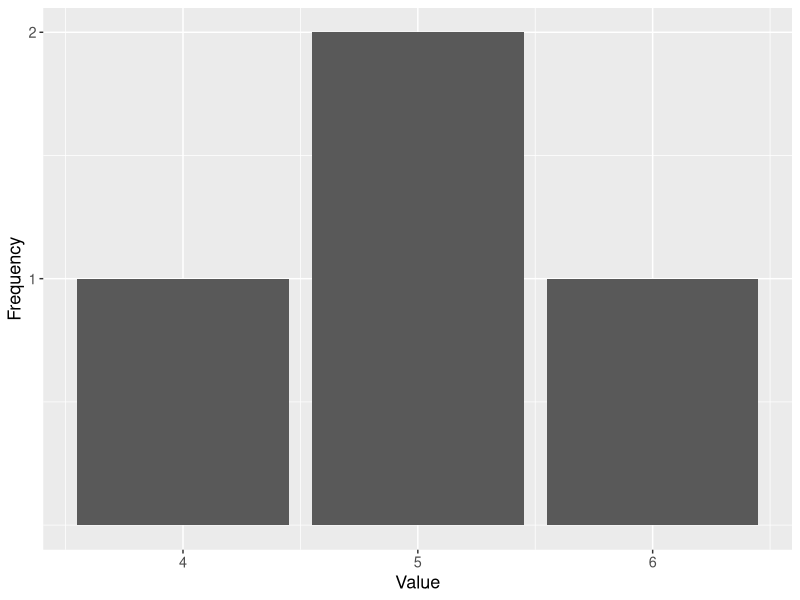
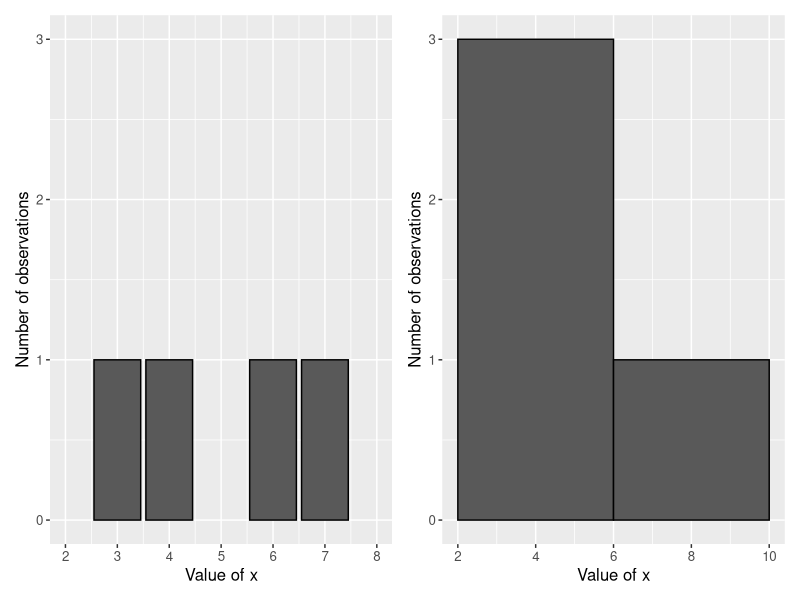
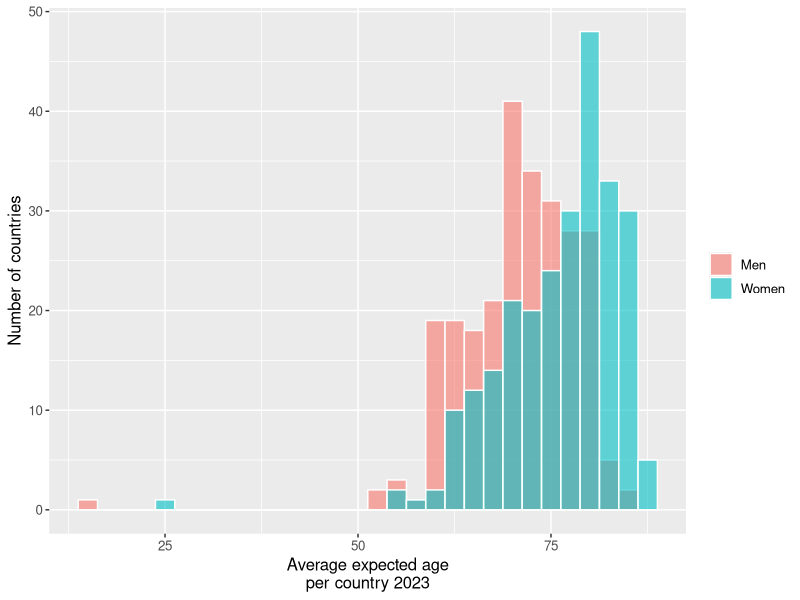
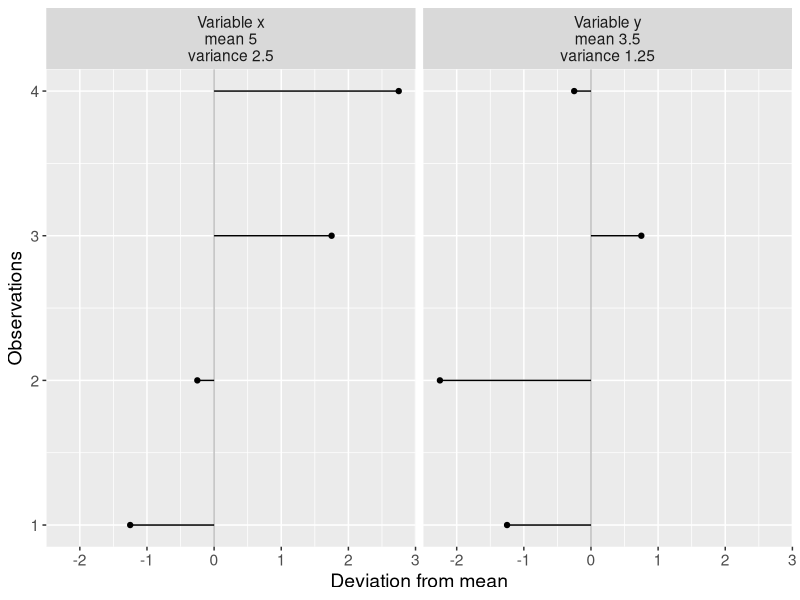

Reproduce these figures in R, in order.
## ---- chunk 1
library("tidyverse")
g_frekvens_ex1 <- tibble(value = 4:6, freq = c(1,2,1)) %>%
  ggplot(aes(y=freq, x=value)) + geom_col() +
  labs(x="Value", y="Frequency") +
  theme(axis.text.y=element_text(angle=0), text=element_text(size=13)) +
  scale_y_continuous(breaks=1:2)
g_frekvens_ex1
## ---- chunk 2
library("patchwork")
g_stapel_1 <- ggplot(tibble(x=c(3,4,6,7)), aes(x=x)) +
  geom_bar(color="black") +
  scale_y_continuous(breaks=0:3, labels=0:3, limits=c(0,3)) +
  scale_x_continuous(breaks=2:8, labels=2:8, limits=c(2,8)) +
  labs(x="Value of x", y="Number of observations") +
  theme(axis.text.y=element_text(angle=0), text=element_text(size=12))
g_stapel_2 <- ggplot(tibble(x=c(3,4,6,7)), aes(x=x)) +
  geom_histogram(bins=2, color="black") +
  labs(x="Value of x", y="Number of observations") +
  theme(axis.text.y=element_text(angle=0), text=element_text(size=12))
(g_stapel_1 + g_stapel_2)
## ---- chunk 3
g_histogram_lifeexp_men_women <- read_csv("data/life-expectancy-of-women-vs-life-expectancy-of-men.csv",
                                           show_col_types=FALSE) %>%
  filter(!is.na("World regions according to OWID"), Year==2022) %>%
  select(country=Entity, year=Year,
         lifeexp_women="Life expectancy - Sex: female - Age: 0 - Variant: estimates",
         lifeexp_men="Life expectancy - Sex: male - Age: 0 - Variant: estimates") %>%
  pivot_longer(c(lifeexp_women, lifeexp_men)) %>%
  ggplot(aes(x=value, fill=name)) +
  geom_histogram(position="identity", alpha=.6, color="white") +
  scale_fill_discrete(name=element_blank(), labels=c("Men", "Women")) +
  labs(x="Average expected age\nper country 2023", y="Number of countries") +
  theme(text=element_text(size=12))
g_histogram_lifeexp_men_women
## ---- chunk 4
t2 <- tibble(obs=1:4, x=c(3,4,6,7), y=c(3,2,5,4))
g_varians1 <- t2 %>%
  mutate(order=1:4) %>%
  pivot_longer(x:y) %>%
  group_by(name) %>%
  mutate(name=case_when(
    name=='x' ~ paste0("Variable x\nmean ", round(mean(value),1), "\nvariance ", round(var(value)*(3/4), 1)),
    name=='y' ~ paste0("Variable y\nmean ", round(mean(value),1), "\nvariance ", round(var(value)*(3/4), 2))
  )) %>%
  ggplot(aes(x=value - mean(value), y=order)) +
  geom_point() +
  geom_segment(aes(xend=0, yend=order)) +
  geom_vline(xintercept=0, alpha=.25) +
  facet_wrap(~name) +
  labs(x="Deviation from mean", y="Observations") +
  theme(text=element_text(size=14))
g_varians1
